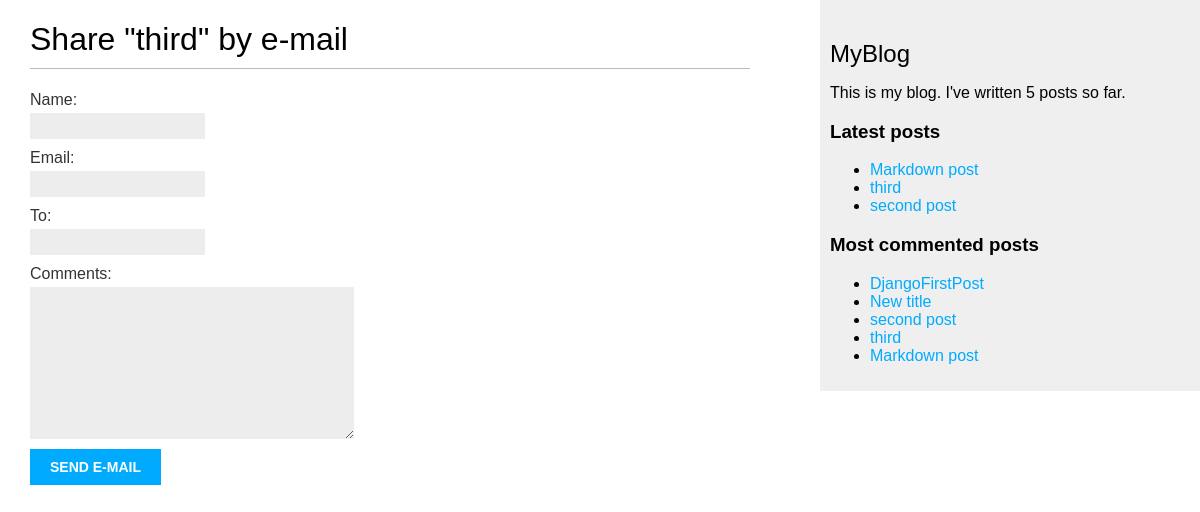
The app's page /5/share/ with its own data.
### blog/models.py (models this page shows, shortened)
class Post(models.Model):
    STATUS_CHOICES = (
        ('draft', 'Draft'),
        ('published', 'Published'),
    )
    title = models.CharField(max_length=250)
    slug = models.SlugField(max_length=250, unique_for_date='publish')
    author = models.ForeignKey(User, on_delete=models.CASCADE, related_name='blog_posts')
    body = models.TextField()
    publish = models.DateTimeField(default=timezone.now)
    created = models.DateTimeField(auto_now_add=True)
    updated = models.DateTimeField(auto_now=True)
    status = models.CharField(max_length=10, choices=STATUS_CHOICES, default='draft')
    class Meta:
        ordering = ('-publish',)
    objects = models.Manager()      # Менеджер по умолчанию
    published = PublishedManager()  # Наш новый менеджер
    def get_absolute_url(self):
        return reverse("blog:post_detail", args=[self.publish.year,
                                                 self.publish.month, self.publish.day, self.slug])
    tags = TaggableManager()

### blog/views.py (the view)
# urls.py: path("<int:post_id>/share/", views.post_share, name="post_share"),
def post_share(request, post_id):
    post = get_object_or_404(Post, id=post_id, status="published")
    sent = False
    if request.method == "POST":
        form = EmailPostForm(request.POST)
        if form.is_valid():
            cd = form.cleaned_data
            post_url = request.build_absolute_uri(post.get_absolute_url())
            subject = '{} ({}) recommends you reading "{}"'.format(cd['name'], cd['email'], post.title)
            message = 'Read "{}" at {}\n\n{}\'s comments:{}'.format(post.title, post_url, cd['name'], cd['comments'])
            send_mail(subject, message, "sonikry.99@mail.ru", [cd["to"]])
            sent = True
            return render(request, "blog/post/share.html", {"post": post, "form": form, "sent": sent})
    else:
        form = EmailPostForm()
        return render(request, "blog/post/share.html", {"post": post, "form": form, "sent": sent})

### blog/forms.py
class EmailPostForm(forms.Form):
    name = forms.CharField(max_length=25)
    email = forms.EmailField()
    to = forms.EmailField()
    comments = forms.CharField(required=False, widget=forms.Textarea)

### blog/models.py (called while the page is built)
    def get_queryset(self):
        return super().get_queryset().filter(status="published")

### blog/templatetags/blog_tags.py (called while the page is built)
@register.simple_tag
def total_posts():
    return Post.published.count()

@register.inclusion_tag("blog/post/latest_posts.html")
def show_latest_posts(count=5):
    latest_posts = Post.published.order_by("-publish")[:count]
    return {"latest_posts": latest_posts}

@register.simple_tag
def get_most_commented_posts(count=5):
    return Post.published.annotate(total_comments=Count("comments")).order_by("-total_comments")[:count]

### blog/templates/blog/post/share.html (shortened to what this page needs)
{% extends "blog/base.html" %}
{% block content %}
    {% if sent %}
        <h1>E-mail successfully sent</h1>
        <p>"{{ post.title }}" was successfully sent to {{ form.cleaned_data.to }}.</p>
    {% else %}
        <h1>Share "{{ post.title }}" by e-mail</h1>
        <form action="." method="post">
            {{ form.as_p }}
            <input type="submit" value="Send e-mail">
        </form>
    {% endif %}
{% endblock %}

### blog/templates/blog/base.html (shortened to what this page needs)
{% load static %}
{% load blog_tags %}
<!DOCTYPE html>
<html lang="en">
<head>
    <link href="{% static 'css/blog.css' %}" rel="stylesheet">
</head>
<body>
    <div id="content">
        {% block content %}{% endblock %}
    </div>
    <div id="sidebar">
        <h2>MyBlog</h2>
        <p>This is my blog. I've written {% total_posts %} posts so far.</p>
        <h3>Latest posts</h3>
        {% show_latest_posts 3 %}
        <h3>Most commented posts</h3>
        {% get_most_commented_posts as most_commented_posts %}
        <ul>
            {% for post in most_commented_posts %}
                <li>
                    <a href="{{ post.get_absolute_url }}">{{ post.title }}</a>
                </li>
            {% endfor %}
        </ul>
    </div>
</body>
</html>

### blog/templates/blog/post/latest_posts.html
<ul>
    {% for post in latest_posts %}
        <li>
            <a href="{{ post.get_absolute_url }}">{{ post.title }}</a>
        </li>
    {% endfor %}
</ul>

### blog/static/css/blog.css (style rules this page uses)
body { margin:0; padding:0; font-family:helvetica, sans-serif; }
a { color:#00abff; text-decoration:none; }
h1 { font-weight:normal; border-bottom:1px solid #bbb; padding:0 0 10px 0; }
h2 { font-weight:normal; margin:30px 0 0; }
#content { float:left; width:60%; padding:0 0 0 30px; }
#sidebar { float:right; width:30%; padding:10px; background:#efefef; height:100%; }
label { float:left; clear:both; color:#333; margin-bottom:4px; }
input, textarea { clear:both; float:left; margin:0 0 10px; background:#ededed; border:0; padding:6px 10px; font-size:12px; }
input[type=submit] { font-weight:bold; background:#00abff; color:#fff; padding:10px 20px; font-size:14px; text-transform:uppercase; }

### records on screen
Post: title "third"
Post: title "Markdown post"
Post: title "second post"
Post: title "DjangoFirstPost"
Post: title "New title"
